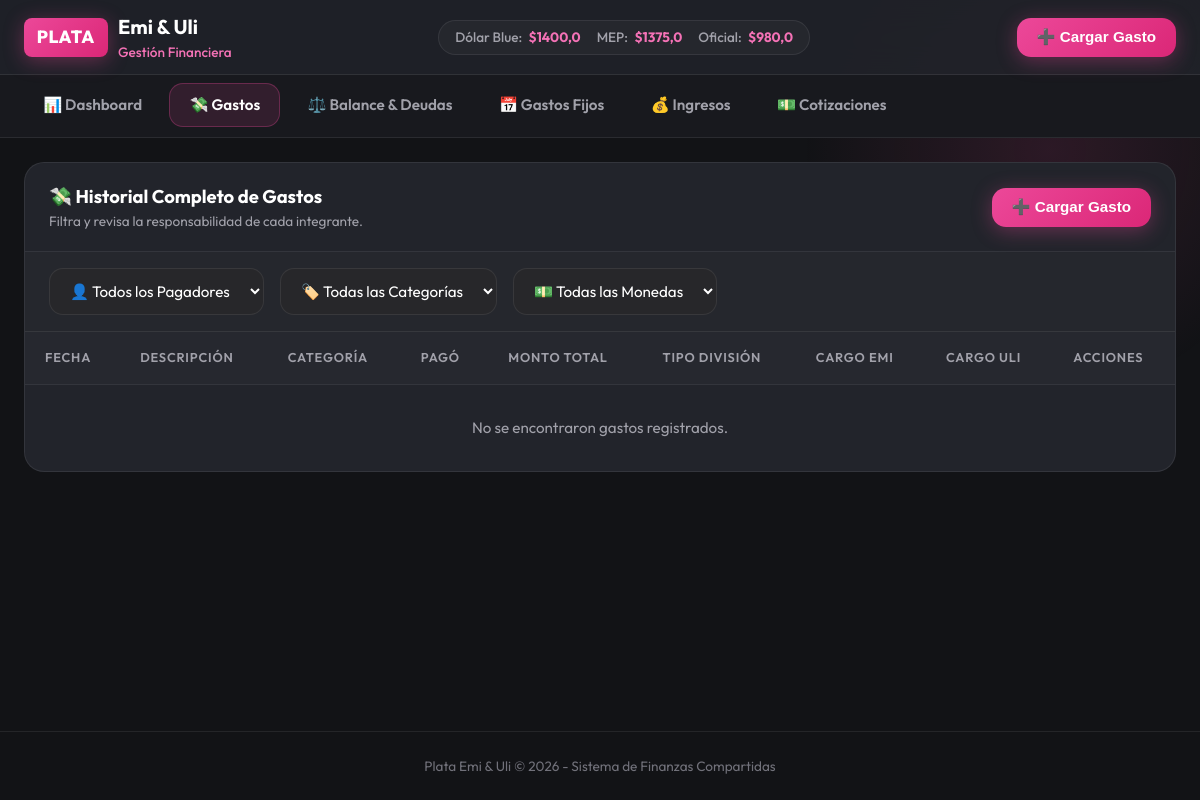
The app's page /gastos/, older data.
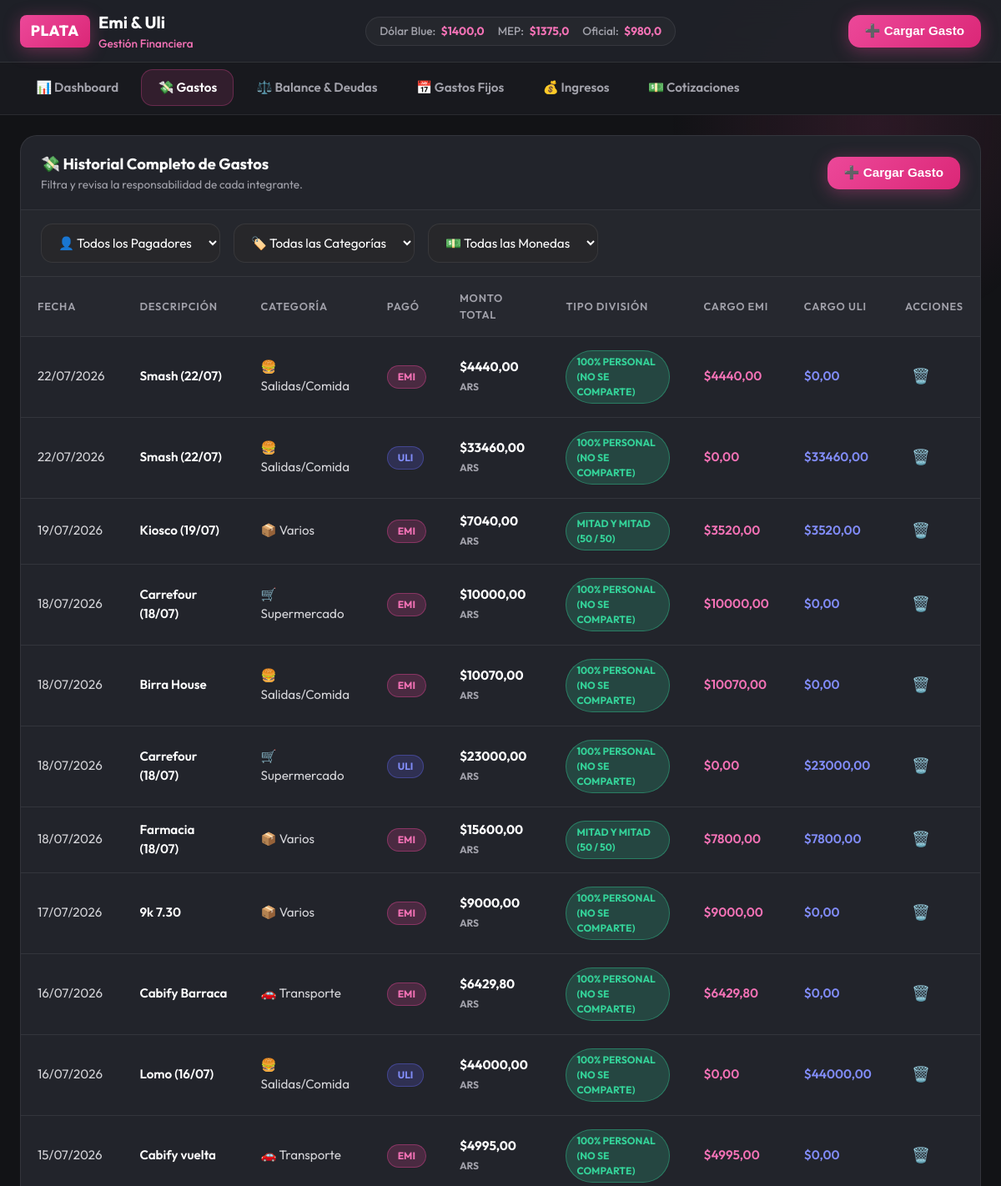
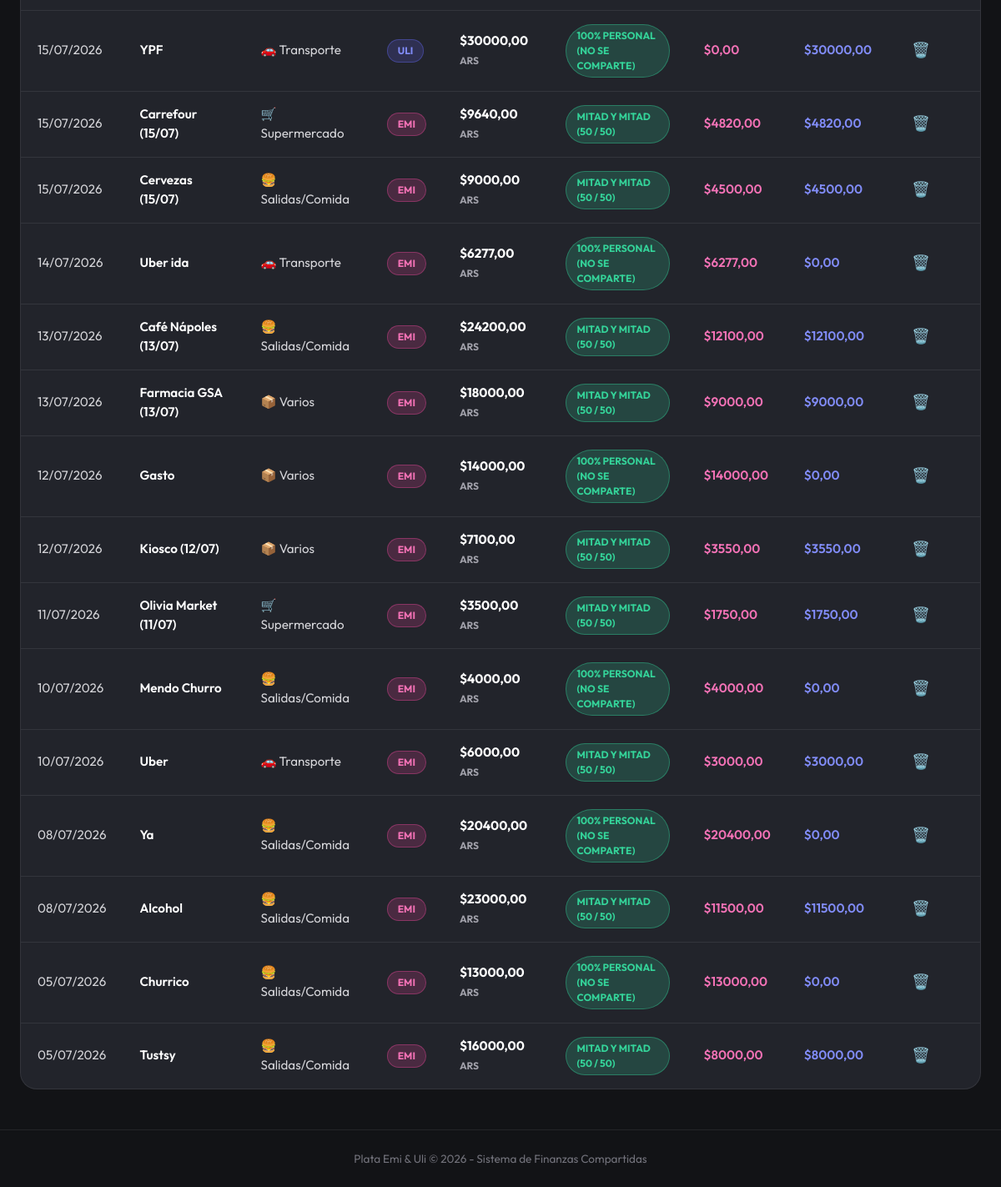
The same page, newer data (2 pictures, top to bottom).
### finanzas/models.py (models this page shows, shortened)
class Gasto(models.Model):
    descripcion = models.CharField(max_length=200)
    monto_total = models.DecimalField(max_digits=12, decimal_places=2)
    moneda = models.CharField(max_length=3, choices=Moneda.choices, default=Moneda.ARS)
    fecha = models.DateField(default=timezone.now)
    categoria = models.ForeignKey(Categoria, on_delete=models.SET_NULL, null=True, blank=True, related_name='gastos')
    pagado_por = models.ForeignKey(Persona, on_delete=models.CASCADE, related_name='gastos_pagados')
    tipo_division = models.CharField(max_length=10, choices=TipoDivision.choices, default=TipoDivision.EQUITY_50_50)
    monto_emi = models.DecimalField(max_digits=12, decimal_places=2, default=0)
    monto_uli = models.DecimalField(max_digits=12, decimal_places=2, default=0)
    porcentaje_emi = models.DecimalField(max_digits=5, decimal_places=2, default=50.00)
    monto_pagado_emi = models.DecimalField(max_digits=12, decimal_places=2, default=0)
    monto_pagado_uli = models.DecimalField(max_digits=12, decimal_places=2, default=0)
    notas = models.TextField(blank=True, default='')
    creado_en = models.DateTimeField(auto_now_add=True)
    class Meta:
        verbose_name = "Gasto"
        verbose_name_plural = "Gastos"
        ordering = ['-fecha', '-creado_en']

class Categoria(models.Model):
    nombre = models.CharField(max_length=50, unique=True)
    icono = models.CharField(max_length=10, default="📦")
    color = models.CharField(max_length=7, default="#94a3b8")
    class Meta:
        verbose_name = "Categoría"
        verbose_name_plural = "Categorías"
        ordering = ['nombre']

### finanzas/views.py (the view, shortened to what this page needs)
# urls.py: path('gastos/', views.gastos_list_view, name='gastos_list'),
def gastos_list_view(request):
    context = get_base_context(request)
    gastos = Gasto.objects.select_related('categoria', 'pagado_por').all()
    persona_filter = request.GET.get('persona')
    categoria_filter = request.GET.get('categoria')
    moneda_filter = request.GET.get('moneda')
    if persona_filter:
        gastos = gastos.filter(pagado_por__slug=persona_filter)
    if categoria_filter:
        gastos = gastos.filter(categoria_id=categoria_filter)
    if moneda_filter:
        gastos = gastos.filter(moneda=moneda_filter)
    context.update({
        'gastos': gastos,
        'persona_filter': persona_filter,
        'categoria_filter': categoria_filter,
        'moneda_filter': moneda_filter,
        'active_tab': 'gastos',
    })
    return render(request, 'finanzas/gastos.html', context)

### finanzas/views.py (called while the page is built)
def get_base_context(request):
    dolar_rates = get_dolar_rates()
    personas = Persona.objects.all()
    categorias = Categoria.objects.all()
    return {
        'dolar_rates': dolar_rates,
        'personas': personas,
        'categorias': categorias,
        'tipos_division': TipoDivision.choices,
        'monedas': Moneda.choices,
    }

### finanzas/templates/finanzas/gastos.html (shortened to what this page needs)
{% extends 'base.html' %}
{% block content %}
<div class="table-container">
  <div class="table-header-box">
    <div>
      <h2 class="table-title">💸 Historial Completo de Gastos</h2>
      <div style="font-size:0.85rem; color:var(--gray-400);">Filtra y revisa la responsabilidad de cada integrante.</div>
    </div>
    <div>
      <button class="btn btn-pink" data-open-modal="modal-nuevo-gasto">➕ Cargar Gasto</button>
    </div>
  </div>
  <div style="padding:1rem 1.5rem; background:rgba(255,255,255,0.01); border-bottom:1px solid var(--border-color);">
    <form method="GET" style="display:flex; gap:1rem; flex-wrap:wrap; align-items:center;">
      <select name="persona" class="form-select" style="width:auto;" onchange="this.form.submit()">
        <option value="">👤 Todos los Pagadores</option>
      </select>
      <select name="categoria" class="form-select" style="width:auto;" onchange="this.form.submit()">
        <option value="">🏷️ Todas las Categorías</option>
      </select>
      <select name="moneda" class="form-select" style="width:auto;" onchange="this.form.submit()">
        <option value="">💵 Todas las Monedas</option>
      </select>
    </form>
  </div>
  <table>
    <thead>
      <tr>
        <th>Fecha</th>
        <th>Descripción</th>
        <th>Categoría</th>
        <th>Pagó</th>
        <th>Monto Total</th>
        <th>Tipo División</th>
        <th>Cargo Emi</th>
        <th>Cargo Uli</th>
        <th>Acciones</th>
      </tr>
    </thead>
    <tbody>
      {% for g in gastos %}
      <tr>
        <td>{{ g.fecha|date:"d/m/Y" }}</td>
        <td style="font-weight:600; color:white;">
          {{ g.descripcion }}
        </td>
        <td>
          {% if g.categoria %}
          <span>{{ g.categoria.icono }} {{ g.categoria.nombre }}</span>
          {% else %}
          <span style="color:var(--gray-500);">Sin cat.</span>
          {% endif %}
        </td>
        <td>
          {% if g.pagado_por.slug == 'emi' %}
          <span class="badge badge-emi">Emi</span>
          {% else %}
          <span class="badge badge-uli">Uli</span>
          {% endif %}
        </td>
        <td style="font-weight:700; color:white;">${{ g.monto_total }} <span style="font-size:0.75rem; color:var(--gray-400);">{{ g.moneda }}</span></td>
        <td>
          <span class="badge badge-shared">{{ g.get_tipo_division_display }}</span>
        </td>
        <td style="color:#f472b6; font-weight:600;">${{ g.monto_emi }}</td>
        <td style="color:#818cf8; font-weight:600;">${{ g.monto_uli }}</td>
        <td>
          <form action="{% url 'eliminar_gasto' g.id %}" method="POST" onsubmit="return confirm('¿Eliminar este gasto?')">
            <button type="submit" class="btn-danger-icon" title="Eliminar">🗑️</button>
          </form>
        </td>
      </tr>
      {% empty %}
      <tr>
        <td colspan="9" style="text-align:center; padding:2rem; color:var(--gray-400);">
          No se encontraron gastos registrados.
        </td>
      </tr>
      {% endfor %}
    </tbody>
  </table>
</div>
{% endblock %}

Row changes from the older to the newer data that the page shows:
added Gasto: fecha "22/07/2026", descripcion "Smash (22/07)", categoria.icono "🍔", categoria.nombre "Salidas/Comida", shows "EMI", monto_total "4440,00", moneda "ARS", tipo_division "100% PERSONAL (NO SE COMPARTE)", monto_emi "4440,00", monto_uli "0,00"
added Gasto: fecha "22/07/2026", descripcion "Smash (22/07)", categoria.icono "🍔", categoria.nombre "Salidas/Comida", shows "ULI", monto_total "33460,00", moneda "ARS", tipo_division "100% PERSONAL (NO SE COMPARTE)", monto_emi "0,00", monto_uli "33460,00"
added Gasto: fecha "19/07/2026", descripcion "Kiosco (19/07)", categoria.icono "📦", categoria.nombre "Varios", shows "EMI", monto_total "7040,00", moneda "ARS", tipo_division "MITAD Y MITAD (50 / 50)", monto_emi "3520,00", monto_uli "3520,00"
added Gasto: fecha "18/07/2026", descripcion "Carrefour (18/07)", categoria.icono "🛒", categoria.nombre "Supermercado", shows "EMI", monto_total "10000,00", moneda "ARS", tipo_division "100% PERSONAL (NO SE COMPARTE)", monto_emi "10000,00", monto_uli "0,00"
added Gasto: fecha "18/07/2026", descripcion "Birra House", categoria.icono "🍔", categoria.nombre "Salidas/Comida", shows "EMI", monto_total "10070,00", moneda "ARS", tipo_division "100% PERSONAL (NO SE COMPARTE)", monto_emi "10070,00", monto_uli "0,00"
added Gasto: fecha "18/07/2026", descripcion "Carrefour (18/07)", categoria.icono "🛒", categoria.nombre "Supermercado", shows "ULI", monto_total "23000,00", moneda "ARS", tipo_division "100% PERSONAL (NO SE COMPARTE)", monto_emi "0,00", monto_uli "23000,00"
added Gasto: fecha "18/07/2026", descripcion "Farmacia (18/07)", categoria.icono "📦", categoria.nombre "Varios", shows "EMI", monto_total "15600,00", moneda "ARS", tipo_division "MITAD Y MITAD (50 / 50)", monto_emi "7800,00", monto_uli "7800,00"
added Gasto: fecha "17/07/2026", descripcion "9k 7.30", categoria.icono "📦", categoria.nombre "Varios", shows "EMI", monto_total "9000,00", moneda "ARS", tipo_division "100% PERSONAL (NO SE COMPARTE)", monto_emi "9000,00", monto_uli "0,00"
added Gasto: fecha "16/07/2026", descripcion "Cabify Barraca", categoria.icono "🚗", categoria.nombre "Transporte", shows "EMI", monto_total "6429,80", moneda "ARS", tipo_division "100% PERSONAL (NO SE COMPARTE)", monto_emi "6429,80", monto_uli "0,00"
added Gasto: fecha "16/07/2026", descripcion "Lomo (16/07)", categoria.icono "🍔", categoria.nombre "Salidas/Comida", shows "ULI", monto_total "44000,00", moneda "ARS", tipo_division "100% PERSONAL (NO SE COMPARTE)", monto_emi "0,00", monto_uli "44000,00"
added Gasto: fecha "15/07/2026", descripcion "Cabify vuelta", categoria.icono "🚗", categoria.nombre "Transporte", shows "EMI", monto_total "4995,00", moneda "ARS", tipo_division "100% PERSONAL (NO SE COMPARTE)", monto_emi "4995,00", monto_uli "0,00"
added Gasto: fecha "15/07/2026", descripcion "YPF", categoria.icono "🚗", categoria.nombre "Transporte", shows "ULI", monto_total "30000,00", moneda "ARS", tipo_division "100% PERSONAL (NO SE COMPARTE)", monto_emi "0,00", monto_uli "30000,00"
added Gasto: fecha "15/07/2026", descripcion "Carrefour (15/07)", categoria.icono "🛒", categoria.nombre "Supermercado", shows "EMI", monto_total "9640,00", moneda "ARS", tipo_division "MITAD Y MITAD (50 / 50)", monto_emi "4820,00", monto_uli "4820,00"
added Gasto: fecha "15/07/2026", descripcion "Cervezas (15/07)", categoria.icono "🍔", categoria.nombre "Salidas/Comida", shows "EMI", monto_total "9000,00", moneda "ARS", tipo_division "MITAD Y MITAD (50 / 50)", monto_emi "4500,00", monto_uli "4500,00"
added Gasto: fecha "14/07/2026", descripcion "Uber ida", categoria.icono "🚗", categoria.nombre "Transporte", shows "EMI", monto_total "6277,00", moneda "ARS", tipo_division "100% PERSONAL (NO SE COMPARTE)", monto_emi "6277,00", monto_uli "0,00"
added Gasto: fecha "13/07/2026", descripcion "Café Nápoles (13/07)", categoria.icono "🍔", categoria.nombre "Salidas/Comida", shows "EMI", monto_total "24200,00", moneda "ARS", tipo_division "MITAD Y MITAD (50 / 50)", monto_emi "12100,00", monto_uli "12100,00"
added Gasto: fecha "13/07/2026", descripcion "Farmacia GSA (13/07)", categoria.icono "📦", categoria.nombre "Varios", shows "EMI", monto_total "18000,00", moneda "ARS", tipo_division "MITAD Y MITAD (50 / 50)", monto_emi "9000,00", monto_uli "9000,00"
added Gasto: fecha "12/07/2026", descripcion "Gasto", categoria.icono "📦", categoria.nombre "Varios", shows "EMI", monto_total "14000,00", moneda "ARS", tipo_division "100% PERSONAL (NO SE COMPARTE)", monto_emi "14000,00", monto_uli "0,00"
added Gasto: fecha "12/07/2026", descripcion "Kiosco (12/07)", categoria.icono "📦", categoria.nombre "Varios", shows "EMI", monto_total "7100,00", moneda "ARS", tipo_division "MITAD Y MITAD (50 / 50)", monto_emi "3550,00", monto_uli "3550,00"
added Gasto: fecha "11/07/2026", descripcion "Olivia Market (11/07)", categoria.icono "🛒", categoria.nombre "Supermercado", shows "EMI", monto_total "3500,00", moneda "ARS", tipo_division "MITAD Y MITAD (50 / 50)", monto_emi "1750,00", monto_uli "1750,00"
added Gasto: fecha "10/07/2026", descripcion "Mendo Churro", categoria.icono "🍔", categoria.nombre "Salidas/Comida", shows "EMI", monto_total "4000,00", moneda "ARS", tipo_division "100% PERSONAL (NO SE COMPARTE)", monto_emi "4000,00", monto_uli "0,00"
added Gasto: fecha "10/07/2026", descripcion "Uber", categoria.icono "🚗", categoria.nombre "Transporte", shows "EMI", monto_total "6000,00", moneda "ARS", tipo_division "MITAD Y MITAD (50 / 50)", monto_emi "3000,00", monto_uli "3000,00"
added Gasto: fecha "08/07/2026", descripcion "Ya", categoria.icono "🍔", categoria.nombre "Salidas/Comida", shows "EMI", monto_total "20400,00", moneda "ARS", tipo_division "100% PERSONAL (NO SE COMPARTE)", monto_emi "20400,00", monto_uli "0,00"
added Gasto: fecha "08/07/2026", descripcion "Alcohol", categoria.icono "🍔", categoria.nombre "Salidas/Comida", shows "EMI", monto_total "23000,00", moneda "ARS", tipo_division "MITAD Y MITAD (50 / 50)", monto_emi "11500,00", monto_uli "11500,00"
added Gasto: fecha "05/07/2026", descripcion "Churrico", categoria.icono "🍔", categoria.nombre "Salidas/Comida", shows "EMI", monto_total "13000,00", moneda "ARS", tipo_division "100% PERSONAL (NO SE COMPARTE)", monto_emi "13000,00", monto_uli "0,00"
added Gasto: fecha "05/07/2026", descripcion "Tustsy", categoria.icono "🍔", categoria.nombre "Salidas/Comida", shows "EMI", monto_total "16000,00", moneda "ARS", tipo_division "MITAD Y MITAD (50 / 50)", monto_emi "8000,00", monto_uli "8000,00"
Text that changed along with them:
text no longer shown: "No se encontraron gastos registrados."
